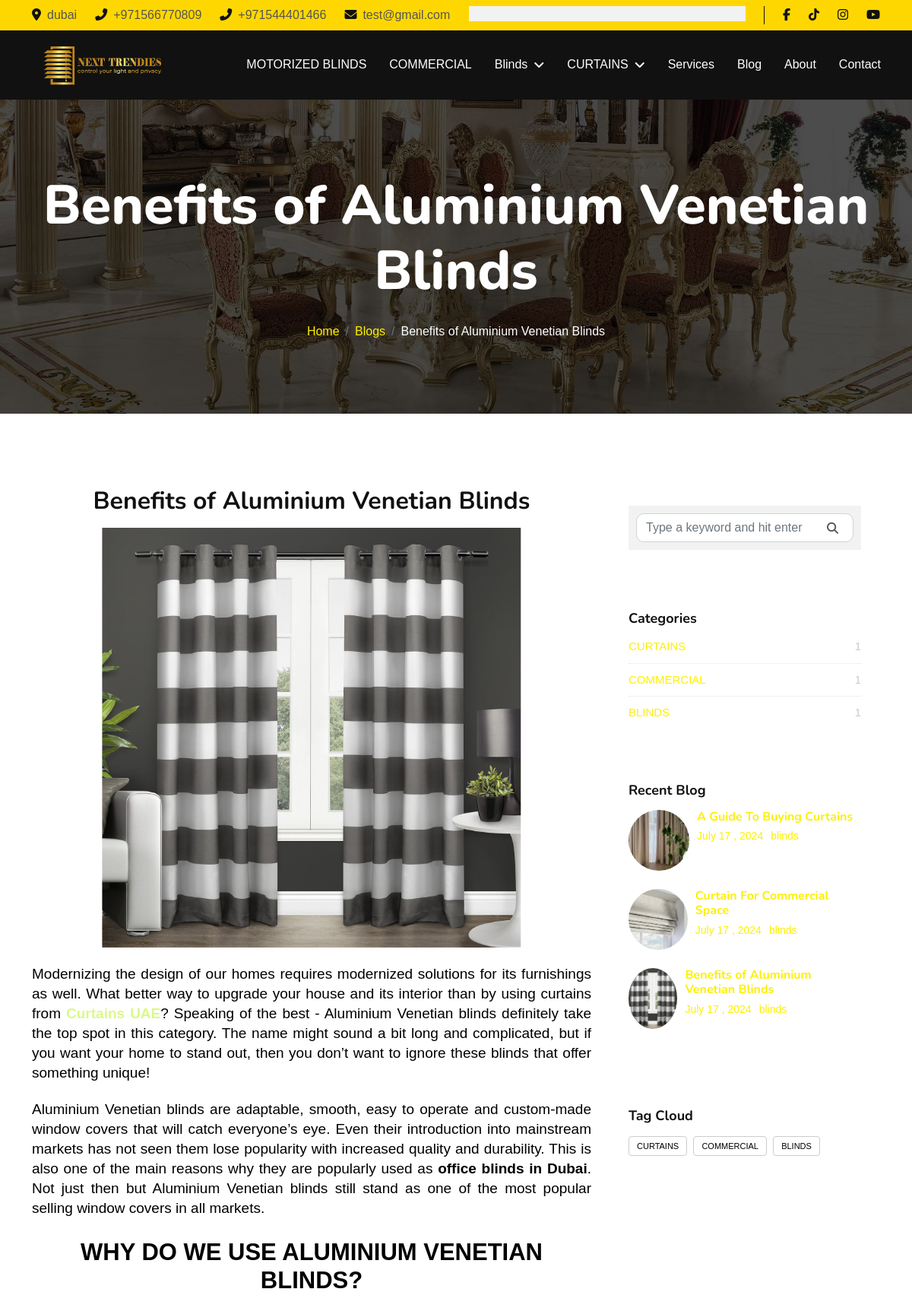
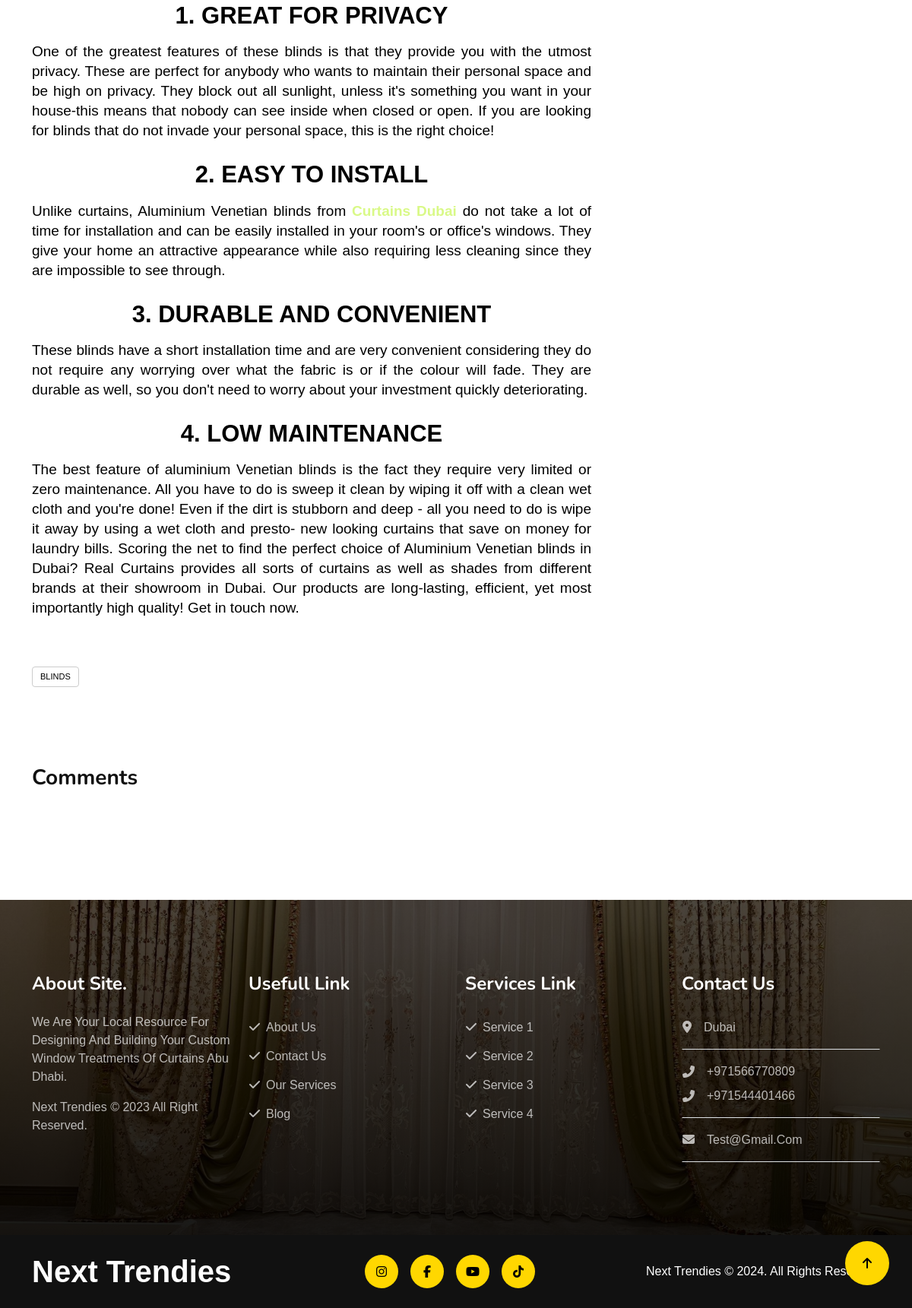
/blog/benefits-of-aluminium-venetian-blinds, run on the app's committed database (2 pictures, top to bottom).
### settings/models.py (models this page shows, shortened)
class Settings(models.Model):
    site_name = models.CharField( max_length=50)
    logo = models.ImageField( upload_to='setting/')
    phone1 = models.CharField( max_length=30)
    phone2 = models.CharField( max_length=30 , blank=True , null=True)
    email1 = models.EmailField( max_length=254)
    email2 = models.EmailField( max_length=254 ,blank=True , null=True)
    description = models.TextField(max_length=1000)
    fb_link = models.URLField( max_length=200)
    tiktok_link = models.URLField( max_length=200)
    instagram_link = models.URLField( max_length=200)
    youtube_link = models.URLField( max_length=200)
    address = models.CharField( max_length=50)
    views = models.PositiveIntegerField(default=0)
    class Meta:
        verbose_name = ("Info")
        verbose_name_plural = ("Info")

### blog/models.py (models this page shows, shortened)
class Post(models.Model):
    auther = models.ForeignKey(User, related_name="post_auther",verbose_name=_('auther'), on_delete=models.CASCADE)
    title = models.CharField(max_length=100,verbose_name=_('title'),unique=True)
    tags = TaggableManager(_("tags"))
    image = models.ImageField(_("image"),upload_to='post/')
    created_at = models.DateTimeField( _("created_at"),default=timezone.now)
    description = models.TextField(_("description"),max_length=100000)
    category = models.ForeignKey('Category',related_name='post_category',verbose_name=_('category'),on_delete=models.CASCADE)
    slug = models.SlugField(_("slug"),null=True,blank=True)
    views = models.PositiveIntegerField(default=0)
    class Meta:
        verbose_name = ("Blogs")
        verbose_name_plural = ("Blogs")
    def __str__(self):
        return self.title
    def get_absolute_url(self):
        return reverse("post_detail", kwargs={"slug": self.slug})

class Category(models.Model):
    name = models.CharField(max_length=60,unique=True)
    class Meta:
        verbose_name = ("Categories")
        verbose_name_plural = ("Categories")
    def __str__(self):
        return self.name

### blog/views.py (the view)
# urls.py: path('<slug:slug>' , views.PostDetail.as_view() , name='post_detail'),
class PostDetail(DetailView):
    model = Post
    def get_context_data(self, **kwargs):
        context = super().get_context_data(**kwargs)
        context["categories"] = Category.objects.all().annotate(post_count=Count('post_category'))
        context["tags"] = Tag.objects.all()
        context["recent_posts"] = Post.objects.all().distinct()[:3]
        return context

### blog/templates/blog/post_detail.html (shortened to what this page needs)
{% extends "base.html" %}
{% load static %}
{% block body %}
        <div class="container-fluid page-header py-5">
            <div class="container text-center py-5">
                <h1 class="display-2 text-white mb-4 animated slideInDown">{{post}}</h1>
                <nav aria-label="breadcrumb">
                    <ol class="breadcrumb justify-content-center mb-0 animated slideInDown">
                        <li class="breadcrumb-item"><a href="/">Home</a></li>
                        <li class="breadcrumb-item"><a href="{% url 'post_list'%}">Blogs</a></li>
                        <li class="breadcrumb-item text-white" aria-current="page">{{post}}</li>
                    </ol>
                </nav>
            </div>
        </div>
         <section class="ftco-section ftco-degree-bg">
      <div class="container">
        <div class="row">
          <div class="col-md-8 ftco-animate">
            <h2 class="mb-3 text-center">{{post}}</h2>
            <div class="w-100 mb-3 text-center">
            <img class="w-75 mx-auto" src="{{post.image.url}}">
            </div>
            <p>{{post.description| safe}}</p>
            <div class="tag-widget post-tag-container mb-5 mt-5">
              <div class="tagcloud">
                {% for tag in post.tags.all  %}
                   <a href="{% url 'post_by_tags' tag %}" class="tag-cloud-link">{{tag}}</a>
                {% endfor %}
              </div>
            </div>
            <div class="pt-5 mt-5">
              <h3 class="mb-5"> Comments</h3>
            </div>
          </div>
          <div class="col-md-4 sidebar ftco-animate">
            <div class="sidebar-box">
              <form action="{% url 'post_list' %}" method="GET" class="search-form">
                <div class="form-group">
                  <span class="icon fa fa-search"></span>
                  <input type="text" name="q" class="form-control" placeholder="Type a keyword and hit enter">
                </div>
              </form>
            </div>
            <div class="sidebar-box ftco-animate">
              <div class="categories">
                <h3>Categories</h3>
                {% for category in categories %}
                <li><a href="{% url 'post_by_category' category %}">{{category}} <span>{{category.post_count}}</span></a></li>
                {% endfor %}
              </div>
            </div>
            <div class="sidebar-box ftco-animate">
    <h3>Recent Blog</h3>
    {% for post in recent_posts %}
    <div class="block-21 mb-4 d-flex">
        <a class="blog-img mr-4" href="{{post.get_absolute_url}}">
            <img src="{{post.image.url}}" alt="post image" class="recent-post-img">
        </a>
        <div class="text">
            <h3 class="heading"><a href="{{post.get_absolute_url}}">{{post}}</a></h3>
            <div class="meta">
                <div><a href="{{post.get_absolute_url}}">{{post.created_at | date:'F j , Y'}}</a></div>
                <div><a href="{{post.get_absolute_url}}">{{post.auther}}</a></div>
            </div>
        </div>
    </div>
    {% endfor %}
</div>
            <div class="sidebar-box ftco-animate">
              <h3>Tag Cloud</h3>
              <div class="tagcloud">
                {% for tag in tags %}
                <a href="{% url 'post_by_tags' tag %}" class="tag-cloud-link">{{tag}}</a>
                {% endfor %}
              </div>
            </div>
          </div>
        </div>
      </div>
    </section>
{% endblock %}

### templates/base.html (shortened to what this page needs)
{% load static %}
<!DOCTYPE html>
<html lang="en">
<head>
    <link rel="stylesheet" href="https://use.fontawesome.com/releases/v5.15.4/css/all.css" />
    <link href="https://cdnjs.cloudflare.com/ajax/libs/font-awesome/5.10.0/css/all.min.css" rel="stylesheet">
    <link href="https://cdn.jsdelivr.net/npm/bootstrap-icons@1.4.1/font/bootstrap-icons.css" rel="stylesheet">
    <link href="{% static 'lib/animate/animate.min.css'%}" rel="stylesheet">
    <link href="{% static 'lib/owlcarousel/assets/owl.carousel.min.css'%}" rel="stylesheet">
    <link href="{% static 'css/bootstrap.min.css'%}" rel="stylesheet">
    <link href="{% static 'css/all.min.css'%}" rel="stylesheet">
    <link href="{% static 'css/style.css'%}" rel="stylesheet">
</head>
<body>
    <div class="container-fluid topbar-top bg-primary">
        <div class="container">
            <div class="d-flex justify-content-between topbar py-2">
                <div class="d-flex align-items-center flex-shrink-0 topbar-info">
                    <a href="#" class="me-4 text-secondary"><i
                            class="fas fa-map-marker-alt me-2 text-dark"></i>{{myfooter.address}}</a>
                    <a href="#" class="me-4 text-secondary"><i
                            class="fas fa-phone-alt me-2 text-dark"></i>{{myfooter.phone1}}</a>
                    <a href="#" class="me-4 text-secondary"><i
                            class="fas fa-phone-alt me-2 text-dark"></i>{{myfooter.phone2}}</a>
                    <a href="#" class="text-secondary"><i
                            class="fas fa-envelope me-2 text-dark"></i>{{myfooter.email1}}</a>
                </div>
                <div class="text-end pe-4 me-4 border-end border-dark search-btn">
                    <div class="search-form">
                    </div>
                </div>
                <div class="d-flex align-items-center justify-content-center topbar-icon">
                    <a href="{{myfooter.fb_link}}" class="me-4"><i class="fab fa-facebook-f text-dark"></i></a>
                    <a href="{{myfooter.tiktok_link}}" class="me-4"><i class="fa-brands fa-tiktok text-dark"></i></a>
                    <a href="{{myfooter.instagram_link}}" class="me-4"><i class="fab fa-instagram text-dark"></i></a>
                    <a href="{{myfooter.youtube_link}}" class=""><i class="fa-brands fa-youtube text-dark"></i></a>
                </div>
            </div>
        </div>
    </div>
    <div class="container-fluid bg-dark">
        <div class="container">
            <nav class="navbar navbar-dark navbar-expand-lg py-lg-0">
                <a href="/" class="navbar-brand">
                    <img class="logo-style" src="{{myfooter.logo.url}}">
                </a>
                <div class="collapse navbar-collapse me-n3" id="navbarCollapse">
                    <div class="navbar-nav ms-auto">
                        <a href="{% url 'motorizedblinds'%}"
                            class="nav-item nav-link {% if request.path == '/products/motorizedblind/' %}active{% endif %} ">MOTORIZED
                            BLINDS</a>
                        <a href="{% url 'commercial_list'%}"
                            class="nav-item nav-link {% if request.path == '/products/commercial/' %}active{% endif %} ">COMMERCIAL</a>
                        <div class="nav-item dropdown">
                            <a href="{% url 'blinds_list'%}"
                                class="nav-link {% if request.path == '/products/blinds/' %}active{% endif %} dropdown-toggle"
                                data-bs-toggle="dropdown">Blinds</a>
                        </div>
                        <div class="nav-item dropdown">
                            <a href="{% url 'curtains_list'%}"
                                class="nav-link {% if request.path == '/products/curtains/' %}active{% endif %} dropdown-toggle"
                                data-bs-toggle="dropdown">CURTAINS</a>
                        </div>
                        <a href="{% url 'services'%}"
                            class="nav-item nav-link {% if request.path == '/services/' %}active{% endif %}">Services</a>
                        <a href="{% url 'post_list'%}"
                            class="nav-item nav-link {% if request.path == '/blog/' %}active{% endif %}">Blog</a>
                        <a href="{% url 'about'%}"
                            class="nav-item nav-link {% if request.path == '/about/' %}active{% endif %}">About</a>
                        <a href="{% url 'contact'%}"
                            class="nav-item nav-link {% if request.path == '/contact/' %}active{% endif %}">Contact</a>
                    </div>
                </div>
            </nav>
        </div>
    </div>
    {% block body %}
    {% endblock body %}
    <div class="container-fluid footer py-5 wow fadeIn" data-wow-delay=".3s">
        <div class="container py-5">
            <div class="row g-4 footer-inner">
                <div class="col-lg-3 col-md-6">
                    <div class="footer-item">
                        <h4 class="text-white fw-bold mb-4">About Site.</h4>
                        <p>{{myfooter.description}}</p>
                        <p class="mb-0"><a class="" href="/">{{myfooter.site_name}} </a> &copy; 2023 All Right Reserved.</p>
                    </div>
                </div>
                <div class="col-lg-3 col-md-6">
                    <div class="footer-item">
                        <h4 class="text-white fw-bold mb-4">Usefull Link</h4>
                        <div class="d-flex flex-column align-items-start">
                            <a class="btn btn-link ps-0" href="{% url 'about'%}"><i class="fa fa-check me-2"></i>About Us</a>
                            <a class="btn btn-link ps-0" href="{% url 'contact'%}"><i class="fa fa-check me-2"></i>Contact Us</a>
                            <a class="btn btn-link ps-0" href="{% url 'services'%}"><i class="fa fa-check me-2"></i>Our Services</a>
                            <a class="btn btn-link ps-0" href=""><i class="fa fa-check me-2"></i>Blog</a>
                        </div>
                    </div>
                </div>
                <div class="col-lg-3 col-md-6">
                    <div class="footer-item">
                        <h4 class="text-white fw-bold mb-4">Services Link</h4>
                        <div class="d-flex flex-column align-items-start">
                            <a class="btn btn-link ps-0" href=""><i class="fa fa-check me-2"></i>Service 1</a>
                            <a class="btn btn-link ps-0" href=""><i class="fa fa-check me-2"></i>Service 2</a>
                            <a class="btn btn-link ps-0" href=""><i class="fa fa-check me-2"></i>Service 3</a>
                            <a class="btn btn-link ps-0" href=""><i class="fa fa-check me-2"></i>Service 4</a>
                        </div>
                    </div>
                </div>
                <div class="col-lg-3 col-md-6">
                    <div class="footer-item">
                        <h4 class="text-white fw-bold mb-4">Contact Us</h4>
                        <a href="" class="btn btn-link w-100 text-start ps-0 pb-3 border-bottom rounded-0"><i
                                class="fa fa-map-marker-alt me-3"></i>{{myfooter.address}}</a>
                        <a href="" class="btn btn-link w-100 text-start ps-0 py-3 border-bottom rounded-0">
                            <div class="d-flex flex-column">
                                <div class="d-flex align-items-center mb-2">
                                    <i class="fa fa-phone-alt me-3"></i>{{ myfooter.phone1 }}
                                </div>
                                <div class="d-flex align-items-center">
                                    <i class="fa fa-phone-alt me-3"></i>{{ myfooter.phone2 }}
                                </div>
                            </div>
                        </a>
                        <a href="" class="btn btn-link w-100 text-start ps-0 py-3 border-bottom rounded-0"><i
                                class="fa fa-envelope me-3"></i>{{myfooter.email1}}</a>
                    </div>
                </div>
            </div>
        </div>
    </div>
    <div class="container-fluid copyright bg-dark py-4">
        <div class="container">
            <div class="row">
                <div class="col-md-4 text-center text-md-start mb-3 mb-md-0">
                    <a href="/" class="text-primary mb-0 display-6"><span
                            class="text-white">{{myfooter.site_name}}</span></a>
                </div>
                <div class="col-md-4 copyright-btn text-center text-md-start mb-3 mb-md-0 flex-shrink-0">
                    <a class="btn btn-primary rounded-circle me-3 copyright-icon" href="{{myfooter.instagram_link}}"><i
                            class="fab fa-instagram"></i></a>
                    <a class="btn btn-primary rounded-circle me-3 copyright-icon" href="{{myfooter.fb_link}}"><i
                            class="fab fa-facebook-f"></i></a>
                    <a class="btn btn-primary rounded-circle me-3 copyright-icon" href="{{myfooter.youtube_link}}"><i
                            class="fab fa-youtube"></i></a>
                    <a class="btn btn-primary rounded-circle me-3 copyright-icon" href="{{myfooter.tiktok_link}}"><i
                            class="fab fa-tiktok"></i></a>
                </div>
                <div class="col-md-4 my-auto text-center text-md-end text-white">
                    {{myfooter.site_name}} © 2024. All Rights Reserved.
                </div>
            </div>
        </div>
    </div>
    <a href="#" class="btn btn-primary rounded-circle border-3 back-to-top"><i class="fa fa-arrow-up"></i></a>
</body>
</html>

### data on the page
Settings: address "dubai", phone1 "+971566770809", phone2 "+971544401466", email1 "test@gmail.com", logo (picture), description "We Are Your Local Resource For Designing And Building Your Custom Window Treatments Of Curtains Abu Dhabi.", site_name "Next Trendies", address "Dubai", email1 "Test@gmail.com"
Post: title "Benefits of Aluminium Venetian Blinds", image (picture), description "Modernizing the design of our homes requires modernized solutions for its furnishings as well. What better way to upgrade your house and its interior than by using curtains from Curtains UAE ? Speaking of the best - Aluminium Venetian blinds definitely take the top spot in this category. The name might sound a bit long and complicated, but if you want your home to stand out, then you don’t want to ignore these blinds that offer something unique! Aluminium Venetian blinds are adaptable, smooth, easy to operate and custom-made window covers that will catch everyone’s eye. Even their introduction into mainstream markets has not seen them lose popularity with increased quality and durability.…", created_at "July 17 , 2024", auther "blinds"
Tag: name "BLINDS"
Category: name "CURTAINS", post_count "1"
Category: name "COMMERCIAL", post_count "1"
Category: name "BLINDS", post_count "1"
Post: image (picture), title "A Guide To Buying Curtains", created_at "July 17 , 2024", auther "blinds"
Post: image (picture), title "Curtain For Commercial Space", created_at "July 17 , 2024", auther "blinds"
Tag: name "CURTAINS"
Tag: name "COMMERCIAL"
